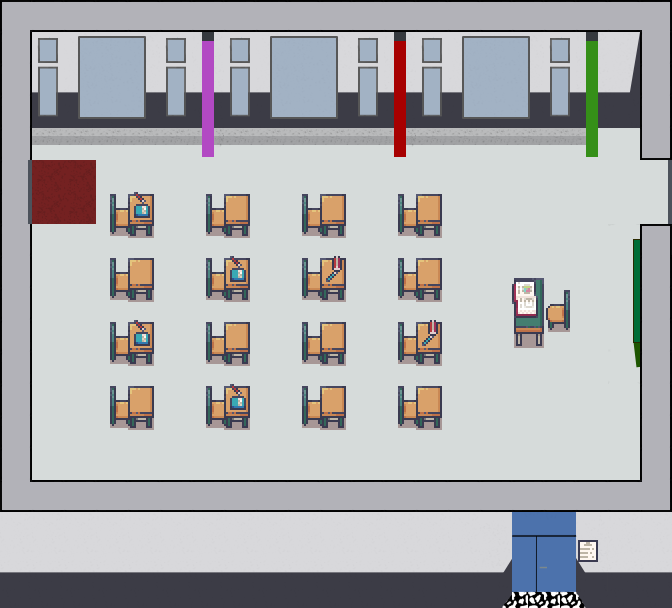

A level layout from a 2D game, rendered from its tile map. Below: a short description, then the map file with tile-grid data replaced by summaries:
An orthogonal 21x19 tile map with 32x32 px tiles, 10 tile layers (wall, exit, start, Boden, ...), 5 tilesets.

<map version="1.4" tiledversion="1.4.3" orientation="orthogonal" renderorder="right-down" width="21" height="19" tilewidth="32" tileheight="32" infinite="0" nextlayerid="15" nextobjectid="1">
 <editorsettings>
  <export target="Klassenzimmer blau.json" format="json" />
 </editorsettings>
 <tileset firstgid="1" name="Boden_Klassenzimmer" tilewidth="32" tileheight="32" tilecount="1" columns="1">
  <image source="Boden_Klassenzimmer.png" width="32" height="32" />
 </tileset>
 <tileset firstgid="2" name="5_Classroom_and_library_32x32" tilewidth="32" tileheight="32" tilecount="544" columns="16">
  <image source="Tilesets/5_Classroom_and_library_32x32.png" width="512" height="1088" />
  <tile id="24">
   <properties>
    <property name="collides" type="bool" value="true" />
   </properties>
  </tile>
  <tile id="27">
   <properties>
    <property name="collides" type="bool" value="true" />
   </properties>
  </tile>
  <tile id="50">
   <properties>
    <property name="collides" type="bool" value="true" />
   </properties>
  </tile>
  <tile id="52">
   <properties>
    <property name="collides" type="bool" value="true" />
   </properties>
  </tile>
  <tile id="53">
   <properties>
    <property name="collides" type="bool" value="true" />
   </properties>
  </tile>
  <tile id="83">
   <properties>
    <property name="collides" type="bool" value="true" />
   </properties>
  </tile>
  <tile id="84">
   <properties>
    <property name="collides" type="bool" value="true" />
   </properties>
  </tile>
  <tile id="86">
   <properties>
    <property name="collides" type="bool" value="true" />
   </properties>
  </tile>
 </tileset>
 <tileset firstgid="546" name="wand" tilewidth="32" tileheight="32" tilecount="184" columns="8">
  <image source="Tilesets/wand.png" width="256" height="736" />
  <tile id="0">
   <properties>
    <property name="collides" type="bool" value="false" />
   </properties>
  </tile>
  <tile id="1">
   <properties>
    <property name="collides" type="bool" value="false" />
   </properties>
  </tile>
  <tile id="2">
   <properties>
    <property name="collides" type="bool" value="false" />
   </properties>
  </tile>
  <tile id="3">
   <properties>
    <property name="collides" type="bool" value="false" />
   </properties>
  </tile>
  <tile id="4">
   <properties>
    <property name="collides" type="bool" value="false" />
   </properties>
  </tile>
  <tile id="5">
   <properties>
    <property name="collides" type="bool" value="false" />
   </properties>
  </tile>
  <tile id="6">
   <properties>
    <property name="collides" type="bool" value="false" />
   </properties>
  </tile>
  <tile id="7">
   <properties>
    <property name="collides" type="bool" value="false" />
   </properties>
  </tile>
  <tile id="8">
   <properties>
    <property name="collides" type="bool" value="false" />
   </properties>
  </tile>
  <tile id="9">
   <properties>
    <property name="collides" type="bool" value="false" />
   </properties>
  </tile>
  <tile id="10">
   <properties>
    <property name="collides" type="bool" value="false" />
   </properties>
  </tile>
  <tile id="11">
   <properties>
    <property name="collides" type="bool" value="false" />
   </properties>
  </tile>
  <tile id="12">
   <properties>
    <property name="collides" type="bool" value="false" />
   </properties>
  </tile>
  <tile id="13">
   <properties>
    <property name="collides" type="bool" value="false" />
   </properties>
  </tile>
  <tile id="14">
   <properties>
    <property name="collides" type="bool" value="false" />
   </properties>
  </tile>
  <tile id="15">
   <properties>
    <property name="collides" type="bool" value="false" />
   </properties>
  </tile>
  <tile id="16">
   <properties>
    <property name="collides" type="bool" value="true" />
   </properties>
  </tile>
  <tile id="17">
   <properties>
    <property name="collides" type="bool" value="true" />
   </properties>
  </tile>
  <tile id="18">
   <properties>
    <property name="collides" type="bool" value="true" />
   </properties>
  </tile>
  <tile id="19">
   <properties>
    <property name="collides" type="bool" value="true" />
   </properties>
  </tile>
  <tile id="20">
   <properties>
    <property name="collides" type="bool" value="true" />
   </properties>
  </tile>
  <tile id="21">
   <properties>
    <property name="collides" type="bool" value="true" />
   </properties>
  </tile>
  <tile id="22">
   <properties>
    <property name="collides" type="bool" value="true" />
   </properties>
  </tile>
  <tile id="23">
   <properties>
    <property name="collides" type="bool" value="true" />
   </properties>
  </tile>
  <tile id="40">
   <properties>
    <property name="collides" type="bool" value="true" />
   </properties>
  </tile>
  <tile id="43">
   <properties>
    <property name="collides" type="bool" value="true" />
   </properties>
  </tile>
  <tile id="53">
   <properties>
    <property name="collides" type="bool" value="true" />
   </properties>
  </tile>
  <tile id="54">
   <properties>
    <property name="collides" type="bool" value="true" />
   </properties>
  </tile>
  <tile id="55">
   <properties>
    <property name="collides" type="bool" value="true" />
   </properties>
  </tile>
  <tile id="61">
   <properties>
    <property name="collides" type="bool" value="true" />
   </properties>
  </tile>
  <tile id="62">
   <properties>
    <property name="collides" type="bool" value="true" />
   </properties>
  </tile>
  <tile id="63">
   <properties>
    <property name="collides" type="bool" value="true" />
   </properties>
  </tile>
  <tile id="69">
   <properties>
    <property name="collides" type="bool" value="true" />
   </properties>
  </tile>
  <tile id="70">
   <properties>
    <property name="collides" type="bool" value="true" />
   </properties>
  </tile>
  <tile id="71">
   <properties>
    <property name="collides" type="bool" value="true" />
   </properties>
  </tile>
  <tile id="72">
   <properties>
    <property name="collides" type="bool" value="true" />
   </properties>
  </tile>
  <tile id="73">
   <properties>
    <property name="collides" type="bool" value="true" />
   </properties>
  </tile>
  <tile id="74">
   <properties>
    <property name="collides" type="bool" value="true" />
   </properties>
  </tile>
  <tile id="75">
   <properties>
    <property name="collides" type="bool" value="true" />
   </properties>
  </tile>
  <tile id="76">
   <properties>
    <property name="collides" type="bool" value="true" />
   </properties>
  </tile>
  <tile id="77">
   <properties>
    <property name="collides" type="bool" value="true" />
   </properties>
  </tile>
  <tile id="78">
   <properties>
    <property name="collides" type="bool" value="true" />
   </properties>
  </tile>
  <tile id="79">
   <properties>
    <property name="collides" type="bool" value="true" />
   </properties>
  </tile>
  <tile id="80">
   <properties>
    <property name="collides" type="bool" value="true" />
   </properties>
  </tile>
  <tile id="81">
   <properties>
    <property name="collides" type="bool" value="true" />
   </properties>
  </tile>
  <tile id="82">
   <properties>
    <property name="collides" type="bool" value="true" />
   </properties>
  </tile>
  <tile id="83">
   <properties>
    <property name="collides" type="bool" value="true" />
   </properties>
  </tile>
  <tile id="84">
   <properties>
    <property name="collides" type="bool" value="true" />
   </properties>
  </tile>
  <tile id="85">
   <properties>
    <property name="collides" type="bool" value="true" />
   </properties>
  </tile>
  <tile id="86">
   <properties>
    <property name="collides" type="bool" value="true" />
   </properties>
  </tile>
  <tile id="87">
   <properties>
    <property name="collides" type="bool" value="true" />
   </properties>
  </tile>
  <tile id="88">
   <properties>
    <property name="collides" type="bool" value="true" />
   </properties>
  </tile>
  <tile id="89">
   <properties>
    <property name="collides" type="bool" value="true" />
   </properties>
  </tile>
  <tile id="90">
   <properties>
    <property name="collides" type="bool" value="true" />
   </properties>
  </tile>
  <tile id="91">
   <properties>
    <property name="collides" type="bool" value="true" />
   </properties>
  </tile>
  <tile id="92">
   <properties>
    <property name="collides" type="bool" value="true" />
   </properties>
  </tile>
  <tile id="93">
   <properties>
    <property name="collides" type="bool" value="true" />
   </properties>
  </tile>
  <tile id="94">
   <properties>
    <property name="collides" type="bool" value="true" />
   </properties>
  </tile>
  <tile id="95">
   <properties>
    <property name="collides" type="bool" value="true" />
   </properties>
  </tile>
  <tile id="96">
   <properties>
    <property name="collides" type="bool" value="true" />
   </properties>
  </tile>
  <tile id="97">
   <properties>
    <property name="collides" type="bool" value="true" />
   </properties>
  </tile>
  <tile id="98">
   <properties>
    <property name="collides" type="bool" value="true" />
   </properties>
  </tile>
  <tile id="99">
   <properties>
    <property name="collides" type="bool" value="true" />
   </properties>
  </tile>
  <tile id="100">
   <properties>
    <property name="collides" type="bool" value="true" />
   </properties>
  </tile>
  <tile id="101">
   <properties>
    <property name="collides" type="bool" value="true" />
   </properties>
  </tile>
  <tile id="102">
   <properties>
    <property name="collides" type="bool" value="true" />
   </properties>
  </tile>
  <tile id="103">
   <properties>
    <property name="collides" type="bool" value="true" />
   </properties>
  </tile>
  <tile id="104">
   <properties>
    <property name="collides" type="bool" value="true" />
   </properties>
  </tile>
  <tile id="105">
   <properties>
    <property name="collides" type="bool" value="true" />
   </properties>
  </tile>
  <tile id="106">
   <properties>
    <property name="collides" type="bool" value="true" />
   </properties>
  </tile>
  <tile id="107">
   <properties>
    <property name="collides" type="bool" value="true" />
   </properties>
  </tile>
  <tile id="108">
   <properties>
    <property name="collides" type="bool" value="true" />
   </properties>
  </tile>
  <tile id="109">
   <properties>
    <property name="collides" type="bool" value="true" />
   </properties>
  </tile>
  <tile id="110">
   <properties>
    <property name="collides" type="bool" value="true" />
   </properties>
  </tile>
  <tile id="111">
   <properties>
    <property name="collides" type="bool" value="true" />
   </properties>
  </tile>
  <tile id="112">
   <properties>
    <property name="collides" type="bool" value="true" />
   </properties>
  </tile>
  <tile id="113">
   <properties>
    <property name="collides" type="bool" value="true" />
   </properties>
  </tile>
  <tile id="114">
   <properties>
    <property name="collides" type="bool" value="true" />
   </properties>
  </tile>
  <tile id="115">
   <properties>
    <property name="collides" type="bool" value="true" />
   </properties>
  </tile>
  <tile id="116">
   <properties>
    <property name="collides" type="bool" value="true" />
   </properties>
  </tile>
  <tile id="117">
   <properties>
    <property name="collides" type="bool" value="true" />
   </properties>
  </tile>
  <tile id="118">
   <properties>
    <property name="collides" type="bool" value="true" />
   </properties>
  </tile>
  <tile id="119">
   <properties>
    <property name="collides" type="bool" value="true" />
   </properties>
  </tile>
  <tile id="120">
   <properties>
    <property name="collides" type="bool" value="true" />
   </properties>
  </tile>
  <tile id="121">
   <properties>
    <property name="collides" type="bool" value="true" />
   </properties>
  </tile>
  <tile id="122">
   <properties>
    <property name="collides" type="bool" value="true" />
   </properties>
  </tile>
  <tile id="123">
   <properties>
    <property name="collides" type="bool" value="true" />
   </properties>
  </tile>
  <tile id="124">
   <properties>
    <property name="collides" type="bool" value="true" />
   </properties>
  </tile>
  <tile id="125">
   <properties>
    <property name="collides" type="bool" value="true" />
   </properties>
  </tile>
  <tile id="126">
   <properties>
    <property name="collides" type="bool" value="true" />
   </properties>
  </tile>
  <tile id="127">
   <properties>
    <property name="collides" type="bool" value="true" />
   </properties>
  </tile>
  <tile id="128">
   <properties>
    <property name="collides" type="bool" value="true" />
   </properties>
  </tile>
  <tile id="129">
   <properties>
    <property name="collides" type="bool" value="true" />
   </properties>
  </tile>
  <tile id="130">
   <properties>
    <property name="collides" type="bool" value="true" />
   </properties>
  </tile>
  <tile id="131">
   <properties>
    <property name="collides" type="bool" value="true" />
   </properties>
  </tile>
  <tile id="132">
   <properties>
    <property name="collides" type="bool" value="true" />
   </properties>
  </tile>
  <tile id="133">
   <properties>
    <property name="collides" type="bool" value="true" />
   </properties>
  </tile>
  <tile id="134">
   <properties>
    <property name="collides" type="bool" value="true" />
   </properties>
  </tile>
  <tile id="135">
   <properties>
    <property name="collides" type="bool" value="true" />
   </properties>
  </tile>
  <tile id="136">
   <properties>
    <property name="collides" type="bool" value="true" />
   </properties>
  </tile>
  <tile id="137">
   <properties>
    <property name="collides" type="bool" value="true" />
   </properties>
  </tile>
  <tile id="138">
   <properties>
    <property name="collides" type="bool" value="true" />
   </properties>
  </tile>
  <tile id="139">
   <properties>
    <property name="collides" type="bool" value="true" />
   </properties>
  </tile>
  <tile id="140">
   <properties>
    <property name="collides" type="bool" value="true" />
   </properties>
  </tile>
  <tile id="141">
   <properties>
    <property name="collides" type="bool" value="true" />
   </properties>
  </tile>
  <tile id="142">
   <properties>
    <property name="collides" type="bool" value="true" />
   </properties>
  </tile>
  <tile id="143">
   <properties>
    <property name="collides" type="bool" value="true" />
   </properties>
  </tile>
  <tile id="144">
   <properties>
    <property name="collides" type="bool" value="true" />
   </properties>
  </tile>
  <tile id="145">
   <properties>
    <property name="collides" type="bool" value="true" />
   </properties>
  </tile>
  <tile id="147">
   <properties>
    <property name="collides" type="bool" value="true" />
   </properties>
  </tile>
  <tile id="148">
   <properties>
    <property name="collides" type="bool" value="true" />
   </properties>
  </tile>
  <tile id="149">
   <properties>
    <property name="collides" type="bool" value="true" />
   </properties>
  </tile>
  <tile id="150">
   <properties>
    <property name="collides" type="bool" value="true" />
   </properties>
  </tile>
  <tile id="151">
   <properties>
    <property name="collides" type="bool" value="true" />
   </properties>
  </tile>
  <tile id="152">
   <properties>
    <property name="collides" type="bool" value="true" />
   </properties>
  </tile>
  <tile id="154">
   <properties>
    <property name="collides" type="bool" value="true" />
   </properties>
  </tile>
  <tile id="159">
   <properties>
    <property name="collides" type="bool" value="true" />
   </properties>
  </tile>
  <tile id="181">
   <properties>
    <property name="collides" type="bool" value="true" />
   </properties>
  </tile>
 </tileset>
 <tileset firstgid="730" name="Tafelranz" tilewidth="32" tileheight="32" tilecount="5" columns="1">
  <image source="Tilesets/Tafelranz.png" width="32" height="160" />
 </tileset>
 <tileset firstgid="735" name="boden" tilewidth="32" tileheight="32" tilecount="12" columns="4">
  <image source="Tilesets/boden.png" width="128" height="96" />
 </tileset>
 <layer id="12" name="wall" width="21" height="19">
  <data>[399 cells, 8 non-empty, 1 distinct tile ids]</data>
 </layer>
 <layer id="11" name="exit" width="21" height="19">
  <properties>
   <property name="exitUrl" value="../master/test.json#klassenzimmerzurueck" />
  </properties>
  <data>[399 cells, 2 non-empty, 1 distinct tile ids]</data>
 </layer>
 <layer id="6" name="start" width="21" height="19">
  <data>[399 cells, 2 non-empty, 1 distinct tile ids]</data>
 </layer>
 <layer id="3" name="Boden" width="21" height="19">
  <data>[399 cells, 399 non-empty, 4 distinct tile ids]</data>
 </layer>
 <layer id="4" name="Stühle" width="21" height="19">
  <data>[399 cells, 69 non-empty, 9 distinct tile ids]</data>
 </layer>
 <layer id="5" name="Wände" width="21" height="19">
  <data>[399 cells, 190 non-empty, 36 distinct tile ids]</data>
 </layer>
 <layer id="8" name="Säulen" width="21" height="19">
  <properties>
   <property name="collides" type="bool" value="true" />
  </properties>
  <data>[399 cells, 27 non-empty, 15 distinct tile ids]</data>
 </layer>
 <layer id="13" name="Buch" width="21" height="19">
  <data>[399 cells, 9 non-empty, 5 distinct tile ids]</data>
 </layer>
 <objectgroup id="2" name="floorLayer" />
 <layer id="7" name="Tafel" width="21" height="19">
  <data>[399 cells, 5 non-empty, 5 distinct tile ids]</data>
 </layer>
 <layer id="9" name="overlay" width="21" height="19">
  <data>[399 cells, 87 non-empty, 15 distinct tile ids]</data>
 </layer>
</map>
